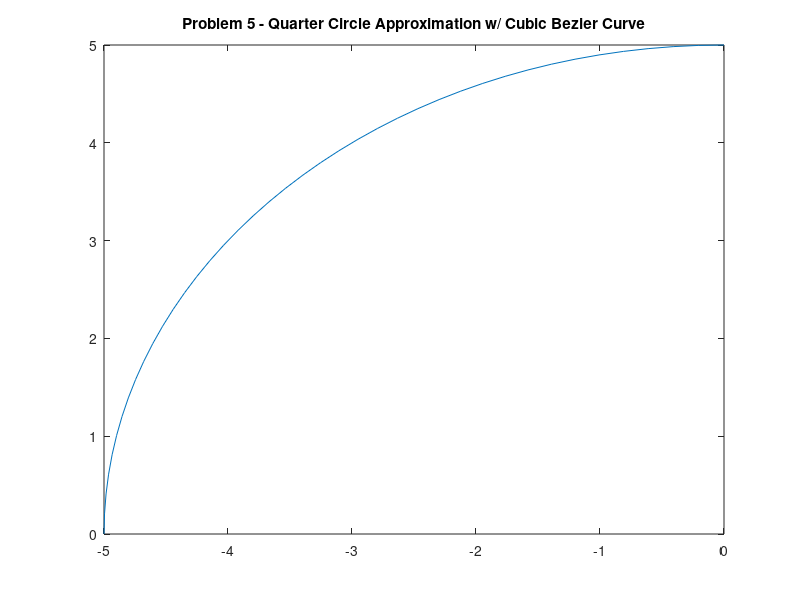

MATLAB code for this plot:
% #####
% Homework 2 Problem 5
% Tyler Estes
% Utkarsh Wani
% #####

%% p5
C = [0, 0, 0, 0]; % center
P0 = [-5, 0, 0, 0]; % left endpoint
P3 = [0, 5, 0, 0]; % right endpoint

k = 2.7613; % solved for manually
P1 = [-5, k, 0, 0];
P2 = [-k, 5, 0, 0];

B = [P0; P1; P2; P3];
MsubB = [-1, 3, -3, 1;
    3, -6, 3, 0;
    -3, 3, 0, 0;
    1, 0, 0, 0];
uVals = 0:.025:1;
U = [uVals.^3; uVals.^2; uVals; ones(1, length(uVals))]';
P = U*MsubB*B;

% plotting
plot(P(:, 1), P(:, 2))
title('Problem 5 - Quarter Circle Approximation w/ Cubic Bezier Curve')

u = [0.25, 0.75];
radErr = sqrt(5.89*u.^6 - 17.67*u.^5 + 19.13*u.^4 - 8.8140*u.^3 + 1.46*u.^2 + 25) - 5;
fprintf('Problem 5 - Radial Error (@ u = %.2f) = %.5f\n', u(1), radErr(1))
fprintf('Problem 5 - Radial Error (@ u = %.2f) = %.5f\n', u(2), radErr(2))

